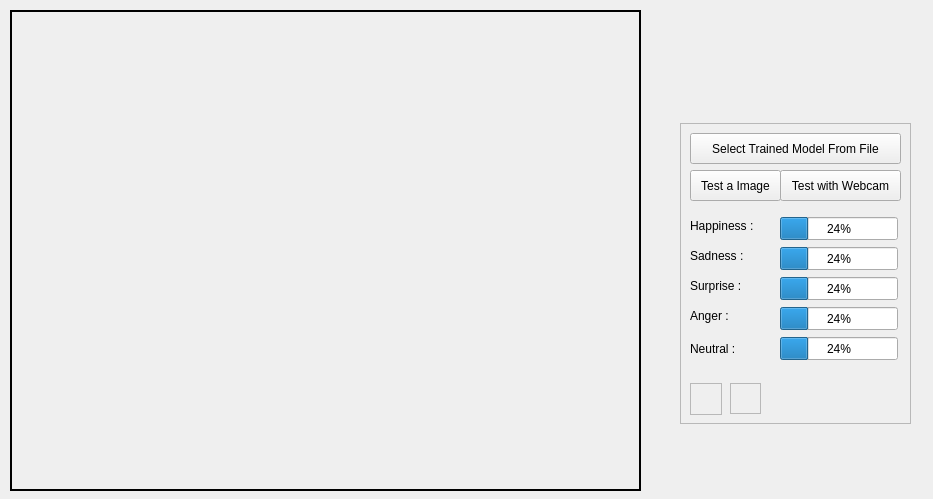
<?xml version="1.0" encoding="UTF-8"?>
<ui version="4.0">
 <class>Form</class>
 <widget class="QWidget" name="Form">
  <property name="windowModality">
   <enum>Qt::WindowModal</enum>
  </property>
  <property name="geometry">
   <rect>
    <x>0</x>
    <y>0</y>
    <width>933</width>
    <height>499</height>
   </rect>
  </property>
  <property name="windowTitle">
   <string>DeepFED Deep Facial Emotion Detection</string>
  </property>
  <widget class="QFrame" name="frame">
   <property name="geometry">
    <rect>
     <x>10</x>
     <y>10</y>
     <width>631</width>
     <height>481</height>
    </rect>
   </property>
   <property name="frameShape">
    <enum>QFrame::WinPanel</enum>
   </property>
   <property name="frameShadow">
    <enum>QFrame::Plain</enum>
   </property>
  </widget>
  <widget class="QLabel" name="label_7">
   <property name="geometry">
    <rect>
     <x>690</x>
     <y>307</y>
     <width>66</width>
     <height>17</height>
    </rect>
   </property>
   <property name="text">
    <string>Anger :</string>
   </property>
  </widget>
  <widget class="QPushButton" name="btnModelSec">
   <property name="geometry">
    <rect>
     <x>690</x>
     <y>133</y>
     <width>211</width>
     <height>31</height>
    </rect>
   </property>
   <property name="text">
    <string>Select Trained Model From File</string>
   </property>
  </widget>
  <widget class="QLabel" name="label_4">
   <property name="geometry">
    <rect>
     <x>690</x>
     <y>277</y>
     <width>66</width>
     <height>17</height>
    </rect>
   </property>
   <property name="text">
    <string>Surprise :</string>
   </property>
  </widget>
  <widget class="QLabel" name="label_2">
   <property name="geometry">
    <rect>
     <x>690</x>
     <y>217</y>
     <width>66</width>
     <height>17</height>
    </rect>
   </property>
   <property name="text">
    <string>Happiness :</string>
   </property>
  </widget>
  <widget class="QProgressBar" name="progressBar_3">
   <property name="geometry">
    <rect>
     <x>780</x>
     <y>247</y>
     <width>118</width>
     <height>23</height>
    </rect>
   </property>
   <property name="value">
    <number>24</number>
   </property>
  </widget>
  <widget class="QLabel" name="label_3">
   <property name="geometry">
    <rect>
     <x>690</x>
     <y>340</y>
     <width>66</width>
     <height>17</height>
    </rect>
   </property>
   <property name="text">
    <string>Neutral :</string>
   </property>
  </widget>
  <widget class="QPushButton" name="btnFoto">
   <property name="enabled">
    <bool>true</bool>
   </property>
   <property name="geometry">
    <rect>
     <x>690</x>
     <y>170</y>
     <width>91</width>
     <height>31</height>
    </rect>
   </property>
   <property name="text">
    <string>Test a Image</string>
   </property>
  </widget>
  <widget class="QProgressBar" name="progressBar">
   <property name="geometry">
    <rect>
     <x>780</x>
     <y>337</y>
     <width>118</width>
     <height>23</height>
    </rect>
   </property>
   <property name="value">
    <number>24</number>
   </property>
  </widget>
  <widget class="QLabel" name="label">
   <property name="geometry">
    <rect>
     <x>690</x>
     <y>247</y>
     <width>60</width>
     <height>17</height>
    </rect>
   </property>
   <property name="text">
    <string>Sadness :</string>
   </property>
  </widget>
  <widget class="QProgressBar" name="progressBar_7">
   <property name="geometry">
    <rect>
     <x>780</x>
     <y>307</y>
     <width>118</width>
     <height>23</height>
    </rect>
   </property>
   <property name="value">
    <number>24</number>
   </property>
  </widget>
  <widget class="QPushButton" name="btnCam">
   <property name="geometry">
    <rect>
     <x>780</x>
     <y>170</y>
     <width>121</width>
     <height>31</height>
    </rect>
   </property>
   <property name="text">
    <string>Test with Webcam</string>
   </property>
  </widget>
  <widget class="QFrame" name="frame2">
   <property name="geometry">
    <rect>
     <x>690</x>
     <y>383</y>
     <width>32</width>
     <height>32</height>
    </rect>
   </property>
   <property name="frameShape">
    <enum>QFrame::StyledPanel</enum>
   </property>
   <property name="frameShadow">
    <enum>QFrame::Raised</enum>
   </property>
  </widget>
  <widget class="QFrame" name="frame3">
   <property name="geometry">
    <rect>
     <x>730</x>
     <y>383</y>
     <width>31</width>
     <height>31</height>
    </rect>
   </property>
   <property name="frameShape">
    <enum>QFrame::StyledPanel</enum>
   </property>
   <property name="frameShadow">
    <enum>QFrame::Raised</enum>
   </property>
  </widget>
  <widget class="QProgressBar" name="progressBar_2">
   <property name="geometry">
    <rect>
     <x>780</x>
     <y>217</y>
     <width>118</width>
     <height>23</height>
    </rect>
   </property>
   <property name="value">
    <number>24</number>
   </property>
  </widget>
  <widget class="QProgressBar" name="progressBar_4">
   <property name="geometry">
    <rect>
     <x>780</x>
     <y>277</y>
     <width>118</width>
     <height>23</height>
    </rect>
   </property>
   <property name="value">
    <number>24</number>
   </property>
  </widget>
  <widget class="QLabel" name="duygular">
   <property name="enabled">
    <bool>true</bool>
   </property>
   <property name="geometry">
    <rect>
     <x>680</x>
     <y>123</y>
     <width>231</width>
     <height>301</height>
    </rect>
   </property>
   <property name="autoFillBackground">
    <bool>true</bool>
   </property>
   <property name="frameShape">
    <enum>QFrame::StyledPanel</enum>
   </property>
   <property name="frameShadow">
    <enum>QFrame::Plain</enum>
   </property>
   <property name="text">
    <string/>
   </property>
   <property name="scaledContents">
    <bool>true</bool>
   </property>
  </widget>
  <widget class="QLabel" name="label_5">
   <property name="geometry">
    <rect>
     <x>650</x>
     <y>10</y>
     <width>271</width>
     <height>71</height>
    </rect>
   </property>
   <property name="maximumSize">
    <size>
     <width>99999</width>
     <height>99999</height>
    </size>
   </property>
   <property name="text">
    <string/>
   </property>
   <property name="pixmap">
    <pixmap>GUIandData/torch.png</pixmap>
   </property>
   <property name="scaledContents">
    <bool>true</bool>
   </property>
  </widget>
  <widget class="QLabel" name="label_6">
   <property name="enabled">
    <bool>true</bool>
   </property>
   <property name="geometry">
    <rect>
     <x>650</x>
     <y>0</y>
     <width>301</width>
     <height>501</height>
    </rect>
   </property>
   <property name="frameShape">
    <enum>QFrame::NoFrame</enum>
   </property>
   <property name="frameShadow">
    <enum>QFrame::Plain</enum>
   </property>
   <property name="text">
    <string/>
   </property>
   <property name="pixmap">
    <pixmap>GUIandData/torchback.png</pixmap>
   </property>
   <property name="scaledContents">
    <bool>true</bool>
   </property>
  </widget>
  <zorder>label_6</zorder>
  <zorder>duygular</zorder>
  <zorder>frame</zorder>
  <zorder>label_7</zorder>
  <zorder>btnModelSec</zorder>
  <zorder>label_4</zorder>
  <zorder>label_2</zorder>
  <zorder>progressBar_3</zorder>
  <zorder>label_3</zorder>
  <zorder>btnFoto</zorder>
  <zorder>progressBar</zorder>
  <zorder>label</zorder>
  <zorder>progressBar_7</zorder>
  <zorder>btnCam</zorder>
  <zorder>frame2</zorder>
  <zorder>frame3</zorder>
  <zorder>progressBar_2</zorder>
  <zorder>progressBar_4</zorder>
  <zorder>label_5</zorder>
 </widget>
 <resources/>
 <connections/>
</ui>
